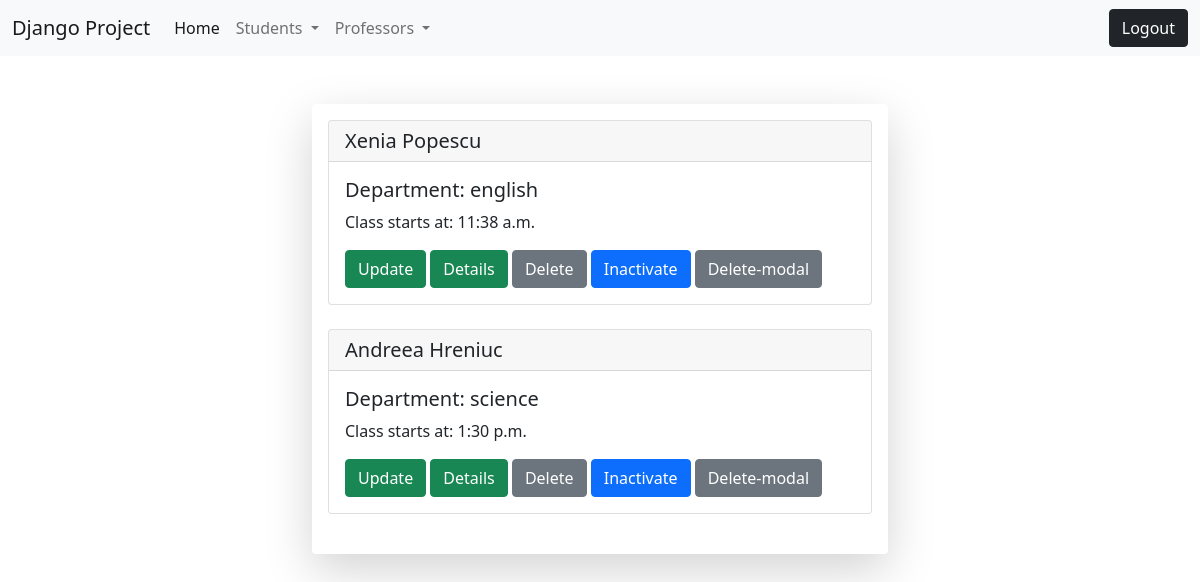
/list-of-professors (signed in), run on the app's committed database.
### professor/models.py (models this page shows, shortened)
class Professor(models.Model):
    department_choices = (('math', 'Math'), ('english', 'English'), ('science', 'Science'))
    first_name = models.CharField(max_length=30)
    last_name = models.CharField(max_length=30)
    department = models.CharField(max_length=10, choices=department_choices)
    time = models.TimeField()
    active = models.BooleanField(default=True)
    created_at = models.DateTimeField(auto_now_add=True)
    updated_at = models.DateTimeField(auto_now=True)

### professor/views.py (the view)
# urls.py: path('list-of-professors', views.ProfessorListView.as_view(), name="list_of_professors"),
class ProfessorListView(LoginRequiredMixin, ListView):
    template_name = 'professor/list_of_professors.html'
    model = Professor
    context_object_name = 'all_professors'
    def get_queryset(self):
        return Professor.objects.filter(active=True)

### templates/professor/list_of_professors.html (shortened to what this page needs)
{% extends 'base.html' %}
{% block content %}
    <div class="container w-50"><br><br>
        <div class="shadow-lg p-3 mb-5 bg-body rounded">
            {% for professor in all_professors %}
                <div class="card">
                    <h5 class="card-header">{{ professor.first_name }} {{ professor.last_name }}</h5>
                    <div class="card-body">
                        <h5 class="card-title">Department: {{ professor.department }}</h5>
                        <p class="card-text">Class starts at: {{ professor.time }}</p>
                        <a href="{% url 'update_professor' professor.id %}" class="btn btn-success">Update</a>
                        <a href="{% url 'details_professor' professor.id %}" class="btn btn-success">Details</a>
                        <a href="{% url 'delete_professor' professor.id %}" class="btn btn-secondary">Delete</a>
                        <button type="button" class="btn btn-primary" data-bs-toggle="modal"
                                data-bs-target="#professor_{{ professor.id }}">
                            Inactivate
                        </button>
                        <button type="button" class="btn btn-secondary" data-bs-toggle="modal"
                                data-bs-target="#deleteprofessor_{{ professor.id }}">
                            Delete-modal
                        </button>
                    </div>
                </div>
                <br>
            {% endfor %}
        </div>
    </div>
{% endblock %}

### static/css/my_style.css (style rules this page uses)
body { background: white url("download/movie.jpeg") no-repeat; }

### data on the page
Professor: first_name "Xenia", last_name "Popescu", department "english", time "11:38 a.m."
Professor: first_name "Andreea", last_name "Hreniuc", department "science", time "1:30 p.m."
